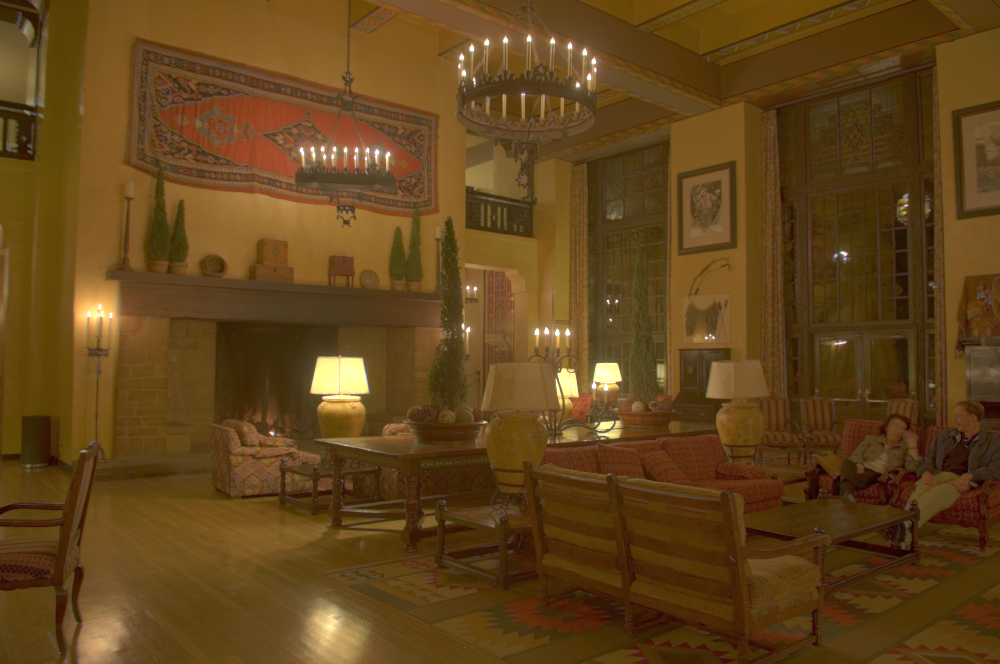
%> input picture HDR/local laplacian filter/fast_llf_and_style_transfer_original/images/lounge.png, 1000 x 664 px, given in place of rock.png, which was not available
$ octave demo.m   (GNU Octave 9; MATLAB toolbox functions it lacks are replaced by stand-ins)
%> lines starting %> are read from the running program, lines starting %| are printed output that depends on the picture; pictures that were not available may be replaced by others from this repository, and a replacement may not be noted
% demonstration of the Local Laplacian Filter
%
% mathieu.aubry@m4x.org March 2014

%% import image
name='rock';
I_rgb = imread(sprintf('images/%s.png',name));
%> I_rgb is the input picture: size 664x1000x3 uint8; mean R, G, B 97.8, 67.6, 26.5
I = rgb2gray(im2double(I_rgb));
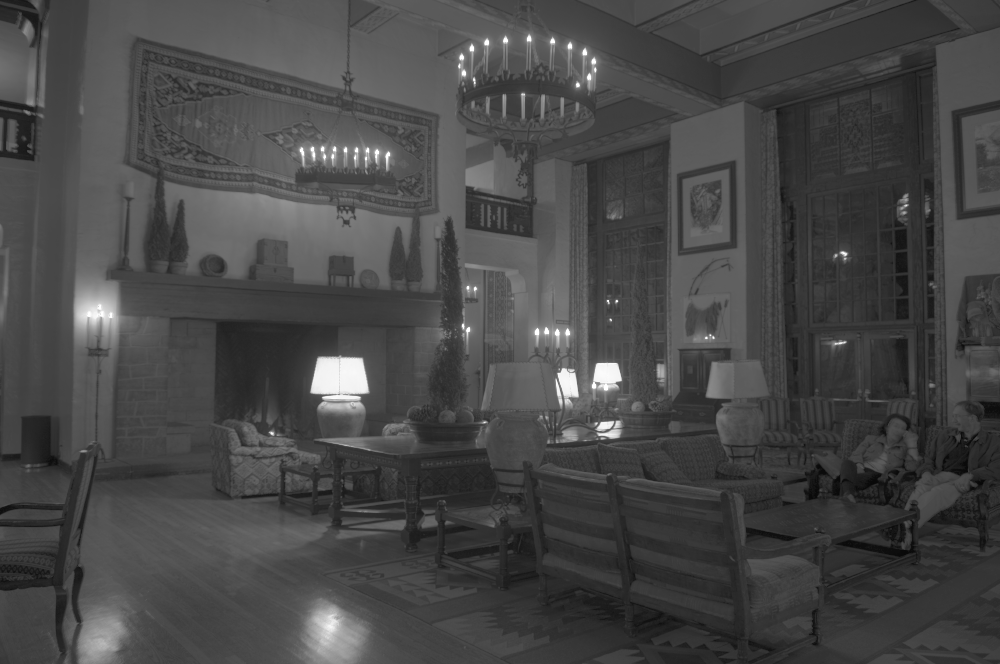
%> I: size 664x1000 double; min 0.0325, max 1, mean 0.282
I_ratio=double(I_rgb)./repmat(I,[1 1 3])./255;
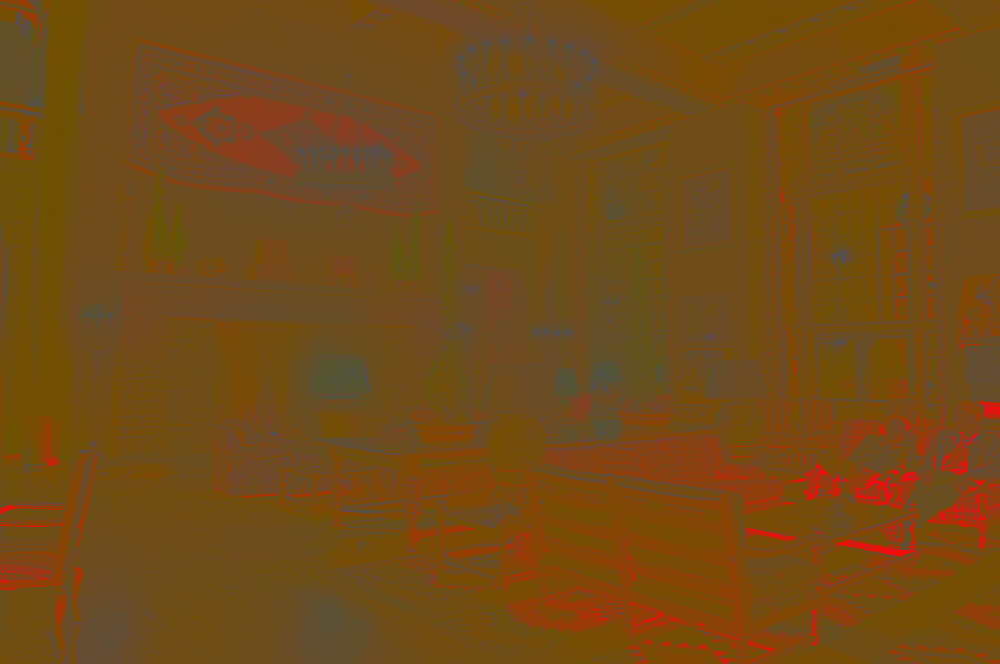
%> I_ratio: size 664x1000x3 double; mean R, G, B 1.39, 0.93, 0.33; drawn with min black and max white


%% image enhancement
sigma=0.1;
N=10;
fact=5;
tic
%> (the run ends here)

$ run again, on HDR/local laplacian filter/fast_llf_and_style_transfer_original/images/ruins.png
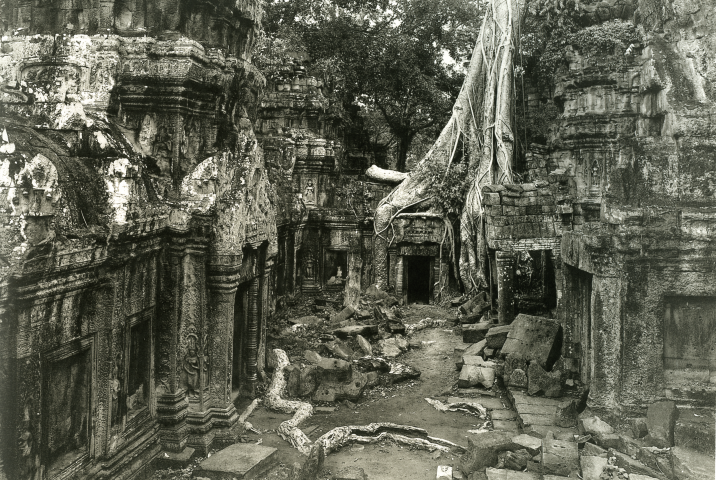
%> input picture HDR/local laplacian filter/fast_llf_and_style_transfer_original/images/ruins.png, 716 x 480 px, given in place of rock.png, which was not available
%> I_rgb is the input picture: size 480x716x3 uint8; mean R, G, B 94.3, 96, 81.9
%> `I_ratio=double(I_rgb)./repmat(I,[1 1 3])./255;`:
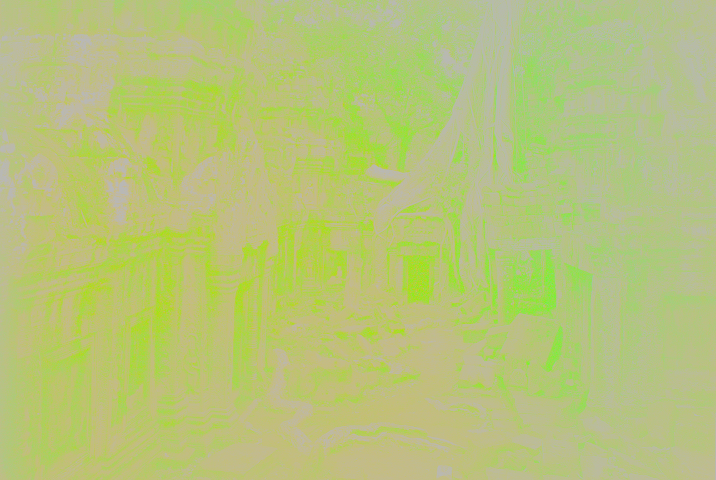
%> I_ratio: size 480x716x3 double; mean R, G, B 0.998, 1.03, 0.844; drawn with min black and max white
